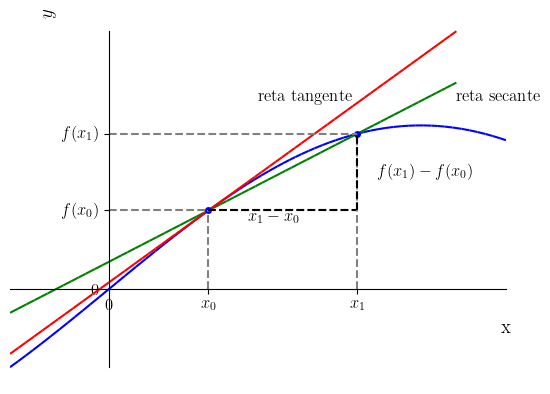

Generate this figure with Python:
from sympy import *
var('x',real=True)

f=sin(x)

x0=0.5
y0=sin(x0)
x1=1.25
y1=sin(x1)

rs = (y1-y0)/(x1-x0)*(x-x0)+y0
rt = cos(x0)*(x-x0)+y0

p1 = plot(f,(x,-0.5,2),line_color='blue',show=False)
p2 = plot(rs,(x,-0.5,1.75),line_color='green',show=False)
p3 = plot(rt,(x,-0.5,1.75),line_color='red',show=False)
p = p1
p.extend(p2)
p.extend(p3)
p.ylabel = '$y$'
p.save('fig_retsec.png')


fig = p._backend.fig
ax = fig.axes[0]
ax.set_yticks([0,y0,y1])
ax.set_yticklabels(['$0$','$f(x_0)$','$f(x_1)$'])
ax.set_xticks([0,x0,x1])
ax.set_xticklabels(['$0$','$x_0$','$x_1$'])
ax.plot([x0,x0],[0,y0],ls='--',color='gray')
ax.plot([0,x1],[y0,y0],ls='--',color='gray')
ax.plot([x0,x1],[y0,y0],ls='--',color='black')
ax.plot([x1,x1],[0,y1],ls='--',color='gray')
ax.plot([x1,x1],[y0,y1],ls='--',color='black')
ax.plot([0,x1],[y1,y1],ls='--',color='gray')
ax.text(x1+0.1,y0+0.2,'$f(x_1)-f(x_0)$')
ax.text(x0+0.2,y0-0.075,'$x_1-x_0$')
ax.text(x1-0.5,y1+0.2,'reta tangente')
ax.text(x1+0.5,y1+0.2,'reta secante')
fig.savefig('fig_retsec.png', bbox_inches='tight')
